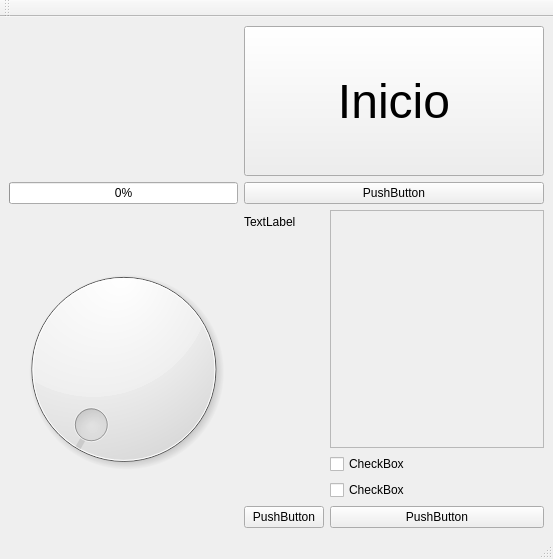
<?xml version="1.0" encoding="UTF-8"?>
<ui version="4.0">
 <class>MainWindow</class>
 <widget class="QMainWindow" name="MainWindow">
  <property name="geometry">
   <rect>
    <x>0</x>
    <y>0</y>
    <width>553</width>
    <height>559</height>
   </rect>
  </property>
  <property name="maximumSize">
   <size>
    <width>16777</width>
    <height>16777</height>
   </size>
  </property>
  <property name="windowTitle">
   <string>Hola App</string>
  </property>
  <widget class="QWidget" name="centralwidget">
   <layout class="QVBoxLayout" name="verticalLayout">
    <item>
     <layout class="QHBoxLayout" name="horizontalLayout">
      <item>
       <layout class="QGridLayout" name="gridLayout">
        <item row="1" column="1">
         <widget class="QPushButton" name="pushButton">
          <property name="text">
           <string>PushButton</string>
          </property>
         </widget>
        </item>
        <item row="2" column="0">
         <widget class="QDial" name="dial1"/>
        </item>
        <item row="1" column="0">
         <widget class="QProgressBar" name="progressBar">
          <property name="value">
           <number>0</number>
          </property>
         </widget>
        </item>
        <item row="0" column="1">
         <widget class="QPushButton" name="startButton">
          <property name="minimumSize">
           <size>
            <width>300</width>
            <height>150</height>
           </size>
          </property>
          <property name="styleSheet">
           <string>font-size: 48px; padding: 40px;</string>
          </property>
          <property name="text">
           <string>Inicio</string>
          </property>
         </widget>
        </item>
        <item row="2" column="1">
         <layout class="QFormLayout" name="formLayout">
          <item row="4" column="1">
           <widget class="QPushButton" name="pushButton_2">
            <property name="text">
             <string>PushButton</string>
            </property>
           </widget>
          </item>
          <item row="4" column="0">
           <widget class="QPushButton" name="pushButton_3">
            <property name="text">
             <string>PushButton</string>
            </property>
           </widget>
          </item>
          <item row="2" column="1">
           <widget class="QCheckBox" name="checkBox">
            <property name="text">
             <string>CheckBox</string>
            </property>
           </widget>
          </item>
          <item row="3" column="1">
           <widget class="QCheckBox" name="checkBox_2">
            <property name="text">
             <string>CheckBox</string>
            </property>
           </widget>
          </item>
          <item row="1" column="1">
           <widget class="QScrollArea" name="scrollArea">
            <property name="widgetResizable">
             <bool>true</bool>
            </property>
            <widget class="QWidget" name="scrollAreaWidgetContents">
             <property name="geometry">
              <rect>
               <x>0</x>
               <y>0</y>
               <width>196</width>
               <height>82</height>
              </rect>
             </property>
            </widget>
           </widget>
          </item>
          <item row="1" column="0">
           <widget class="QLabel" name="label1">
            <property name="text">
             <string>TextLabel</string>
            </property>
           </widget>
          </item>
         </layout>
        </item>
        <item row="0" column="0">
         <layout class="QVBoxLayout" name="verticalLayout_2"/>
        </item>
       </layout>
      </item>
     </layout>
    </item>
   </layout>
  </widget>
  <widget class="QMenuBar" name="menubar">
   <property name="geometry">
    <rect>
     <x>0</x>
     <y>0</y>
     <width>553</width>
     <height>26</height>
    </rect>
   </property>
  </widget>
  <widget class="QStatusBar" name="statusbar"/>
  <widget class="QToolBar" name="toolBar">
   <property name="windowTitle">
    <string>toolBar</string>
   </property>
   <attribute name="toolBarArea">
    <enum>TopToolBarArea</enum>
   </attribute>
   <attribute name="toolBarBreak">
    <bool>false</bool>
   </attribute>
  </widget>
 </widget>
 <resources/>
 <connections/>
</ui>
